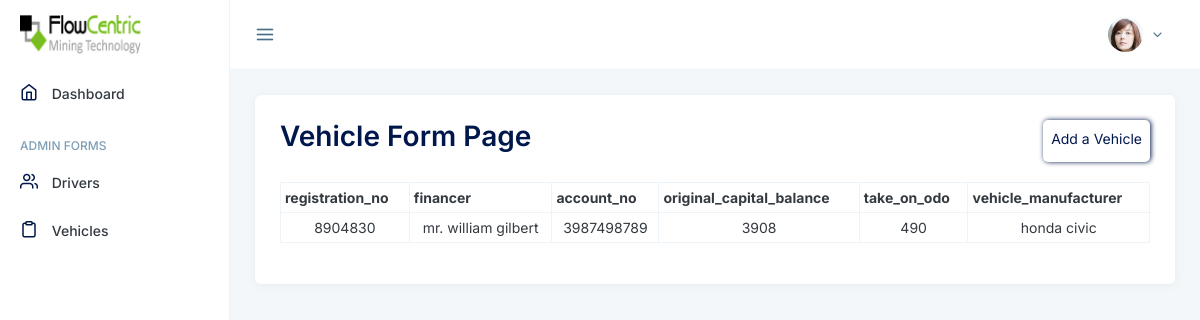
Before: /vehicle_form with the older database file.
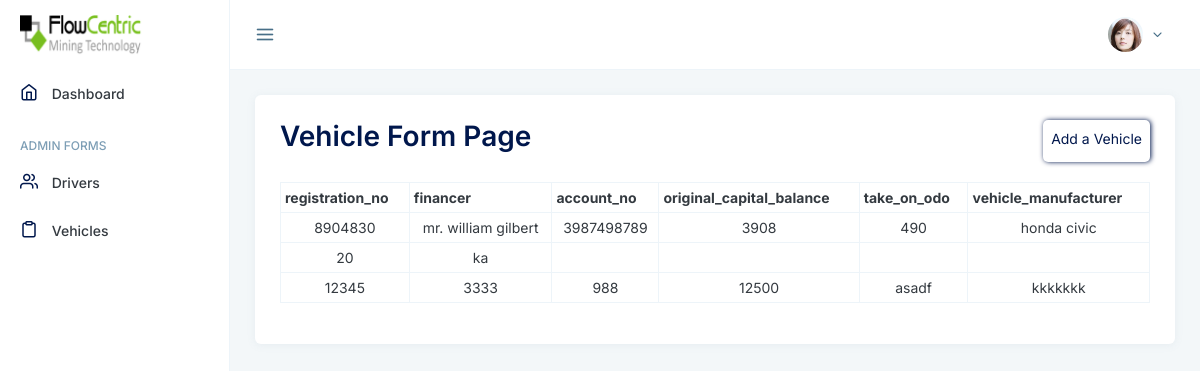
After: the same page with the newer database file.
### myapp/models.py (models this page shows, shortened)
class Vehicle(db.Model):
    id = db.Column(db.Integer, primary_key=True)
    registration_no = db.Column(db.Integer, nullable=False, unique=False)
    financer = db.Column(db.String(100), nullable=False, unique=False)
    account_no = db.Column(db.Integer, nullable=False, unique=False)
    original_capital_balance = db.Column(db.Integer, nullable=False, unique=False)
    installment_amount = db.Column(db.Integer, nullable=False, unique=False)
    frequency_of_installment = db.Column(db.Integer, nullable=False, unique=False)
    date_commenced = db.Column(db.Date, nullable=False, unique=False, default=datetime.now().date)
    expiry_date = db.Column(db.Date, nullable=False, unique=False, default=datetime.now().date)
    original_term = db.Column(db.Integer, nullable=False, unique=False)
    remaining_installments = db.Column(db.Integer, nullable=False, unique=False)
    balloon_risidual = db.Column(db.String(100), nullable=False, unique=False)
    outstanding_capital_balance = db.Column(db.Integer, nullable=False, unique=False)
    advance_amount = db.Column(db.Integer, nullable=False, unique=False)
    actual_contract_balance = db.Column(db.Integer, nullable=False, unique=False)
    interest_rate = db.Column(db.Integer, nullable=False, unique=False)
    take_on_odo = db.Column(db.String(100), nullable=False, unique=False)
    vehicle_manufacturer = db.Column(db.String(100), nullable=False, unique=False)
    date_of_first_registration = db.Column(db.Date, default=datetime.now().date)
    model = db.Column(db.String(25), nullable=False, unique=False)
    color = db.Column(db.String(25), nullable=False, unique=False)
    mobile_number = db.Column(db.Integer, nullable=True, unique=False)
    engine_no = db.Column(db.String(50), nullable=False, unique=False)
    vin_no = db.Column(db.String(50), nullable=False, unique=False)
    tank_capacity = db.Column(db.String(50), nullable=False, unique=False)
    license_disk_expiry_date = db.Column(db.Date, default=datetime.now().date)
    license_disk_renewal_date = db.Column(db.Date, default=datetime.now().date)
    driver_id = db.Column(db.Integer, db.ForeignKey("user.id"), unique=True, nullable=True)
    vehicle = db.relationship("VehicleExpense", backref="vehicle", uselist=False)

### myapp/driver/routes.py (the view)
@Admin_DriverVehicle.route("/vehicle_form")
def vehicle_form():
    my_vehicle = Vehicle.query.all()
    return render_template('admin/vehicle/vehicle_form.html',
            my_vehicle = my_vehicle)

### myapp/templates/admin/vehicle/vehicle_form.html (shortened to what this page needs)
{% extends "admin/admin_layout.html" %} {% block body %}
<div class="main">
    <div class="card">
        <div class="card-body">
            <div class="count1">
                <h2>Vehicle Form Page</h2>
                <a href="{{ url_for('Admin_DriverVehicle.vehicle') }}">Add a Vehicle</a>
            </div>
                <table class="table table-sm table-bordered" style="margin-top:20px;">
                    <thead>
                        <tr>
                            <th>registration_no</th>
                            <th>financer</th>
                            <th>account_no</th>
                            <th>original_capital_balance</th>
                            <th>take_on_odo</th>
                            <th>vehicle_manufacturer</th>
                        </tr>
                    </thead>
                    <tbody>
                        {% for ve in my_vehicle %}
                        <tr style="text-align: center;">
                            <td>{{ ve.registration_no }}</td>
                            <td>{{ ve.financer }}</td>
                            <td>{{ ve.account_no }}</td>
                            <td>{{ ve.original_capital_balance }}</td>
                            <td>{{ ve.take_on_odo }}</td>
                            <td>{{ ve.vehicle_manufacturer }}</td>
                        </tr>
                        {% endfor %}
                    </tbody>
                </table>
        </div>
    </div>
</div>
{% endblock body %}

Changed rows visible on the page:
added Vehicle: registration_no "20", financer "ka"
added Vehicle: registration_no "12345", financer "3333", account_no "988", original_capital_balance "12500", take_on_odo "asadf", vehicle_manufacturer "kkkkkkk"
